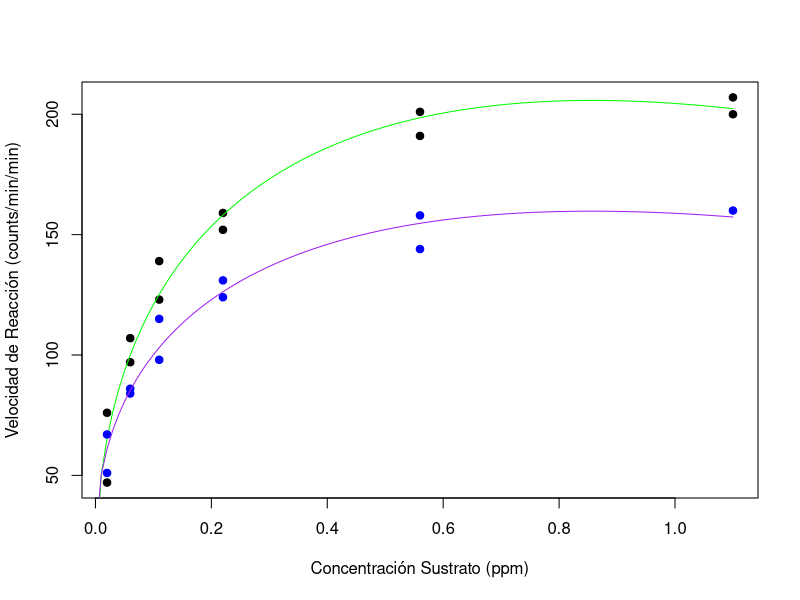

Reproduce this figure in R.
## ---- chunk 1
# a)
#lo primero que hacemos es llamar a la direccion en la 
# que tenemos el documentos y separarlas por las comas 
# los decimales con puntos y por ultimo que lea los titulos

getwd()
setwd("C:/Users/34636/Desktop/Alejandro_Arzola_ME_2_entrega/DATOS")
puromicina = read.table("Puromicina.txt", sep = ",", dec = ".", header = T)
#Con el attach podemos acceder a las factores del archivo y poder
#modificar cosas en el 
names(puromicina)
attach(puromicina)
#Con el aggregate lo que hemos hecho es dividir los casos en los 
# que la puromicna ha sido tratada y no ha sido tratada y 
# la velocidad de la reacciones quimicas
# de la concentracion de sustrato 
medias=aggregate(velocidad_reaccion~Puromicina,puromicina, mean)
medias
puromicina

## ---- chunk 2
# b) Evaluar los parámetros de dispersión de la de la 
# velocidad de reacción.
Quantiles = quantile(velocidad_reaccion)
Quantiles
sd(velocidad_reaccion)
mean(velocidad_reaccion)
median(velocidad_reaccion)
#como podemos ver la mayor concentracion de velocidades 
#de reaccion se en en los 124 ppm , se puede observar que 
# hay una gran candtidad dispercion entre las velocidades 
# de reaccioi desde 47 hasta 207  
# El rango intercuatilico se encuentra entre el 3 y el 1
## ---- chunk 3
#c) Visualizar si la concentración del sustrato influye 
# en la velocidad de reacción en los casos en que se trata
# o no con Puromicina.
names(medias)
medias<-aggregate(velocidad_reaccion~Puromicina,puromicina, mean)
medias2<-aggregate(concentracion~Puromicina,puromicina, mean)
medias
medias2
## ---- chunk 4
#d) Ordenar por velocidad de reacción.
setwd("C:/Users/34636/Desktop/Alejandro_Arzola_ME_2_entrega/DATOS")
Empleo = read.table("Puromicina.txt", dec = ".",sep=",",header = T)
names(Empleo)
semanastrabajadas=Empleo[order(velocidad_reaccion),]
semanastrabajadas


## ---- chunk 5
# e)
# Lo primero que haremos sera realizar un plot en el que 
# comparraemos la conenctracion y la velocidad de los
# tratados con puromicina lo demas son elementos decorativos.
plot(concentracion[Puromicina=="treated"],
     velocidad_reaccion[Puromicina=="treated"], col="black", pch=19,
     xlab ="Concentración Sustrato (ppm)", ylab = "Velocidad de Reacción (counts/min/min)" )

# Modelo
yt=velocidad_reaccion[Puromicina=="treated"]
xt=concentracion[Puromicina=="treated"]
 # Aplica el modelo de regresion lineal para poder predecir
# futuros resultados de la evolucion de la aplicacion de la puromicina
modelo_treated<-lm(yt~xt+I(xt^(1/2)))
# la secuencia que seguira la linea como ira avanzando linealmente
xv=seq(from=0,to=1.1, by=0.01)
# que me predija los posibles movimientos segun la secuencia anterior 
yv=predict(modelo_treated, list(xt=xv))
# Esto sirve para poner una linea de la secuancia anterior 
lines(xv,yv,col="green")
# Esto nos sirve para poner los puntos de concentracion y velocidad que casos tenemos
points(concentracion[Puromicina=="untreated"],
       velocidad_reaccion[Puromicina=="untreated"], col="blue", pch=19)
# Aqui aplicamos lo mismo pero para el caso de los no tratados 
ynt=velocidad_reaccion[Puromicina=="untreated"]

xnt=concentracion[Puromicina=="untreated"]

modelo_untreated=lm(ynt~xnt+I(xnt^(1/2)))

ynv=predict(modelo_untreated,list(xnt=xv))

lines(xv,ynv, col="purple")
## ---- chunk 6
#f)
getwd()
setwd("C:/Users/34636/Desktop/Alejandro_Arzola_ME_2_entrega/DATOS")
Puromicina_Na<-read.table("Puromicina_NA.txt", sep = ",", dec = ".", header = T)
Puromicina_sin_na=na.omit(Puromicina_Na)
Puromicina_Na
Puromicina_sin_na
attach(Puromicina_sin_na)
#Con el aggregate lo que hemos hecho es dividir los casos 
# en los que la puromicna ha sido tratada y no ha sido tratada 
#y la velocidad de la reacciones quimicas de la concentraciond e sustrato 
media=aggregate(velocidad_reaccion~Puromicina,Puromicina_sin_na, mean)
media
#Como podemos ver tenemos menos cantidad de pruebas de reaccion
# enzimatica pero aun asi sigue siendo superior la velocidad 
# de los tratados a los no tratados.
#GSPC
set.seed(8)
